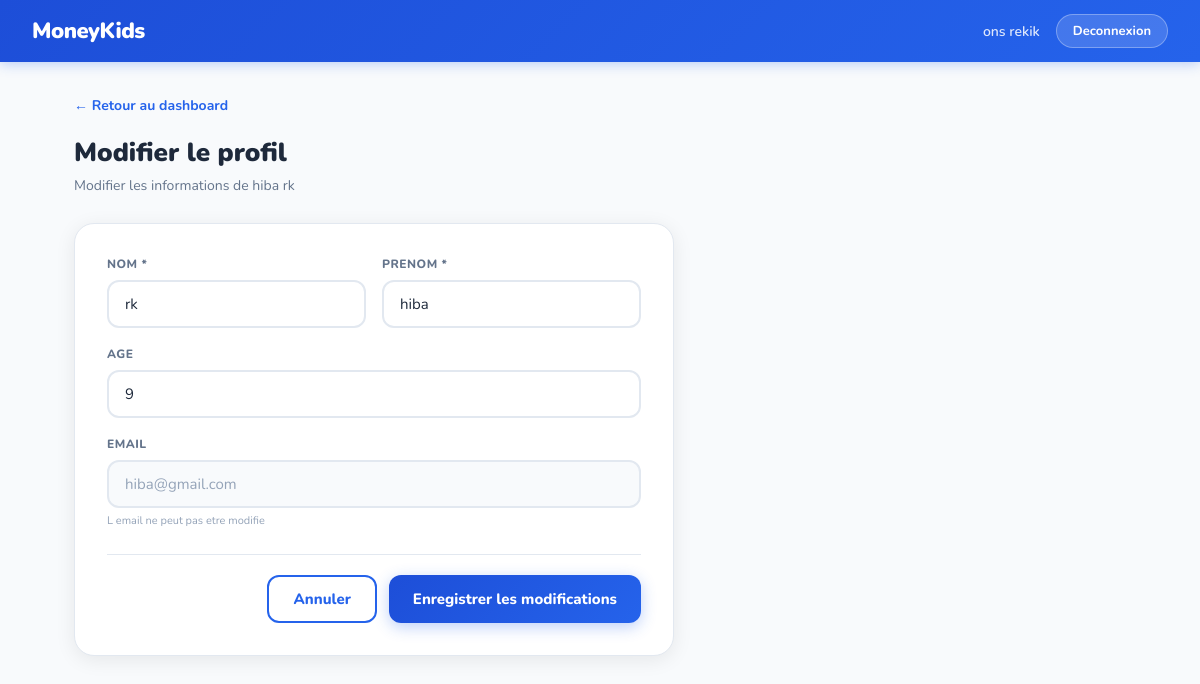
Page /parent/edit_child.php?id=18 (signed in) on the committed database.
### tables this page shows
CREATE TABLE `utilisateur` (
  `id` int(11) NOT NULL,
  `nom` varchar(100) NOT NULL,
  `prenom` varchar(100) NOT NULL,
  `email` varchar(150) NOT NULL,
  `password` varchar(255) NOT NULL,
  `role` enum('parent','enfant') NOT NULL,
  `parent_id` int(11) DEFAULT NULL,
  `age` int(11) DEFAULT NULL
);

### crud/users/read.php (called while the page is built, shortened)
<?php
function getUserById($pdo, $id) {
    $stmt = $pdo->prepare("SELECT * FROM utilisateur WHERE id = ?");
    $stmt->execute([$id]);
    return $stmt->fetch();
}
?>

### parent/edit_child.php (the view, shortened to what this page needs)
<?php
require_once $_SERVER['DOCUMENT_ROOT'] . '/MoneyKids/config/db.php';
require_once $_SERVER['DOCUMENT_ROOT'] . '/MoneyKids/crud/users/read.php';
require_once $_SERVER['DOCUMENT_ROOT'] . '/MoneyKids/crud/users/update.php';
$enfant_id = $_GET['id'] ?? null;
$enfant = getUserById($pdo, $enfant_id);
$success = '';
?>
<!DOCTYPE html>
<html lang="fr">
<head>
    <link rel="stylesheet" href="/MoneyKids/assets/css/style.css">
    <link rel="stylesheet" href="/MoneyKids/assets/css/parent.css">
</head>
<body>
<nav class="navbar">
    <div class="nav-logo">MoneyKids</div>
    <div class="nav-right">
        <span class="nav-user">
            <?= htmlspecialchars($_SESSION['prenom'] . ' ' . $_SESSION['nom']) ?>
        </span>
        <a href="/MoneyKids/authentification/logout.php" class="btn-logout">
            Deconnexion
        </a>
    </div>
</nav>
<div class="page-wrapper">
    <a href="dashboard.php" class="back-link">← Retour au dashboard</a>
    <div class="page-title">Modifier le profil</div>
    <div class="page-sub">
        Modifier les informations de
        <?= htmlspecialchars($enfant['prenom'] . ' ' . $enfant['nom']) ?>
    </div>
    <div class="form-card">
        <?php if ($success): ?>
            <div class="alert-success">
                <?= htmlspecialchars($success) ?>
                <br><br>
                <a href="dashboard.php" class="btn-primary">
                    Retour au dashboard
                </a>
            </div>
        <?php else: ?>
        <form method="POST" action="">
            <div class="form-row">
                <div class="form-group">
                    <label class="form-label">Nom *</label>
                    <input class="form-input" type="text"
                           name="nom"
                           value="<?= htmlspecialchars($enfant['nom']) ?>"
                           required>
                </div>
                <div class="form-group">
                    <label class="form-label">Prenom *</label>
                    <input class="form-input" type="text"
                           name="prenom"
                           value="<?= htmlspecialchars($enfant['prenom']) ?>"
                           required>
                </div>
            </div>
            <div class="form-group">
                <label class="form-label">Age</label>
                <input class="form-input" type="number"
                       name="age"
                       min="1" max="17"
                       value="<?= htmlspecialchars($enfant['age']) ?>">
            </div>
            <div class="form-group">
                <label class="form-label">Email</label>
                <input class="form-input" type="email"
                       value="<?= htmlspecialchars($enfant['email']) ?>"
                       disabled
                       style="background:#f8fafc; color:#94A3B8;">
                <small style="color:#94A3B8; font-size:11px;">
                    L email ne peut pas etre modifie
                </small>
            </div>
            <div class="form-actions">
                <a href="dashboard.php" class="btn-secondary">Annuler</a>
                <button type="submit" class="btn-primary">
                    Enregistrer les modifications
                </button>
            </div>
        </form>
        <?php endif; ?>
    </div>
</div>
</body>
</html>

### assets/css/style.css (style rules this page uses)
* { margin: 0; padding: 0; box-sizing: border-box; }
:root { --primary: #2563EB; --primary-dark: #1D4ED8; --primary-light: #EFF6FF; --accent: #F59E0B; --green: #10B981; --red: #EF4444; --text: #1e293b; --muted: #64748b; --border: #e2e8f0; --bg: #F8FAFC; --white: #ffffff; --shadow: 0 4px 20px rgba(0,0,0,0.08); }
body { font-family: 'Nunito', sans-serif; background: var(--bg); color: var(--text); min-height: 100vh; }
.navbar { background: linear-gradient(135deg, #1D4ED8, #2563EB); padding: 14px 32px; display: flex; align-items: center; justify-content: space-between; box-shadow: 0 2px 12px rgba(37,99,235,0.3); position: sticky; top: 0; z-index: 100; }
.nav-logo { color: white; font-size: 22px; font-weight: 900; letter-spacing: -0.5px; display: flex; align-items: center; gap: 8px; }
.nav-right { display: flex; align-items: center; gap: 16px; }
.nav-user { color: rgba(255,255,255,0.85); font-size: 14px; font-weight: 600; }
.btn-logout { background: rgba(255,255,255,0.15); color: white; border: 1px solid rgba(255,255,255,0.3); padding: 7px 16px; border-radius: 20px; font-family: 'Nunito', sans-serif; font-size: 13px; font-weight: 700; cursor: pointer; text-decoration: none; transition: background 0.2s; }
.page-wrapper { max-width: 1100px; margin: 0 auto; padding: 32px 24px; }
.page-title { font-size: 26px; font-weight: 900; color: var(--text); margin-bottom: 6px; }
.page-sub { font-size: 14px; color: var(--muted); margin-bottom: 28px; }
.form-group { margin-bottom: 18px; }
.form-label { display: block; font-size: 12px; font-weight: 800; color: var(--muted); text-transform: uppercase; letter-spacing: 0.5px; margin-bottom: 8px; }
.form-input { width: 100%; padding: 12px 16px; border: 2px solid var(--border); border-radius: 12px; font-family: 'Nunito', sans-serif; font-size: 15px; color: var(--text); outline: none; transition: border-color 0.2s; background: white; }
.btn-primary { padding: 12px 24px; background: linear-gradient(135deg, var(--primary-dark), var(--primary)); color: white; border: none; border-radius: 12px; font-family: 'Nunito', sans-serif; font-size: 15px; font-weight: 800; cursor: pointer; box-shadow: 0 4px 15px rgba(37,99,235,0.3); transition: transform 0.1s; text-decoration: none; display: inline-block; }
.btn-secondary { padding: 12px 24px; background: white; color: var(--primary); border: 2px solid var(--primary); border-radius: 12px; font-family: 'Nunito', sans-serif; font-size: 15px; font-weight: 800; cursor: pointer; transition: all 0.2s; text-decoration: none; display: inline-block; }

### assets/css/parent.css (style rules this page uses)
.form-card { background: white; border-radius: 20px; padding: 32px; box-shadow: 0 4px 20px rgba(0,0,0,0.08); border: 1px solid #e2e8f0; max-width: 600px; }
.form-row { display: grid; grid-template-columns: 1fr 1fr; gap: 16px; }
.form-actions { display: flex; gap: 12px; justify-content: flex-end; margin-top: 24px; padding-top: 20px; border-top: 1px solid #e2e8f0; }
.back-link { display: inline-block; color: #2563EB; font-weight: 700; font-size: 14px; text-decoration: none; margin-bottom: 20px; }

### rows in the picture
utilisateur: prenom+nom "hiba rk", nom "rk", prenom "hiba", age "9", email "hiba@gmail.com"

### other values in the picture
$_SESSION['prenom'] . ' ' . $_SESSION['nom'] "ons rekik"
